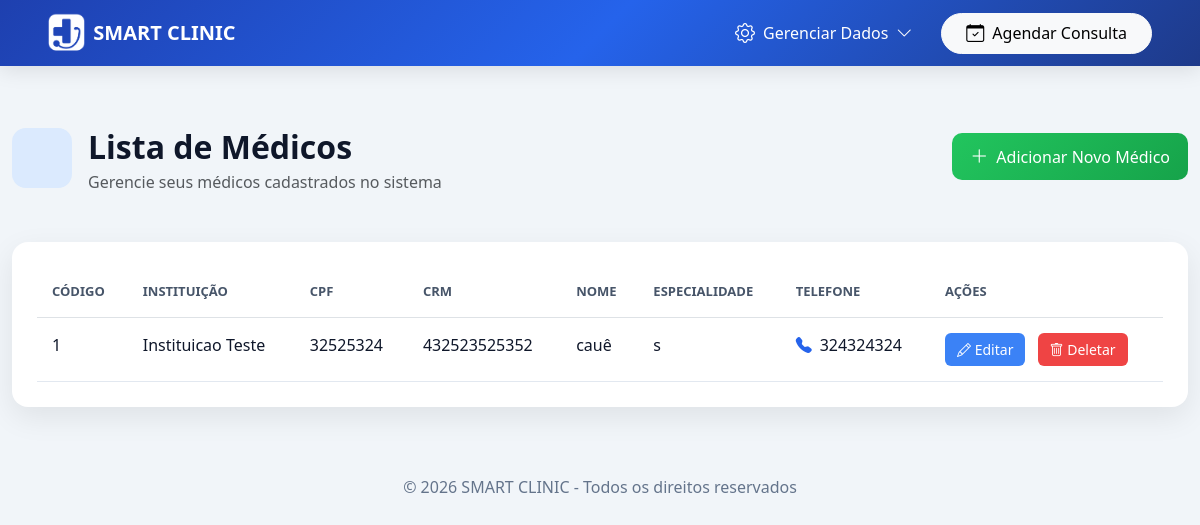
The app's page /Frontend/medico.php (signed in) with its own data.
### tables this page shows
CREATE TABLE `medico` (
  `cod` int(11) NOT NULL,
  `fk_instituicao_cod` int(11) DEFAULT NULL,
  `cpf` varchar(11) NOT NULL,
  `crm` varchar(20) NOT NULL,
  `rqe` varchar(20) DEFAULT NULL,
  `foto` varchar(200) DEFAULT NULL,
  `nome` varchar(100) NOT NULL,
  `email` varchar(100) NOT NULL,
  `senha` varchar(100) NOT NULL,
  `especialidade` varchar(50) DEFAULT NULL,
  `telefone` varchar(20) NOT NULL,
  `endereco` varchar(200) NOT NULL
);

CREATE TABLE `instituicao` (
  `cod` int(11) NOT NULL,
  `cnpj` varchar(20) DEFAULT NULL,
  `logo` varchar(200) NOT NULL,
  `email` varchar(100) NOT NULL,
  `senha` varchar(100) NOT NULL,
  `nome` varchar(100) NOT NULL,
  `telefone` varchar(20) NOT NULL,
  `endereco` varchar(200) NOT NULL,
  `status` varchar(20) NOT NULL
);

### Backend/controller/Database.php (called while the page is built)
<?php
class Database {
    private static $instance = null;
    public static function getConnection() {
        if (self::$instance === null) {
            $host = '127.0.0.1';
            $db   = 'smartclinic';
            $user = 'root';
            $pass = '';
            $charset = 'utf8mb4';
            $dsn = "mysql:host=$host;dbname=$db;charset=$charset";
            $options = [
                PDO::ATTR_ERRMODE => PDO::ERRMODE_EXCEPTION,
                PDO::ATTR_DEFAULT_FETCH_MODE => PDO::FETCH_ASSOC,
                PDO::ATTR_EMULATE_PREPARES => false,
            ];
            self::$instance = new PDO($dsn, $user, $pass, $options);
        }
        return self::$instance;
    }
}

### Backend/controller/MedicoController.php (called while the page is built, shortened)
<?php
require_once $_SERVER['DOCUMENT_ROOT'] . '/SmartClinic-A/Backend/dao/MedicoDAO.php';
class MedicoController extends BaseController {
    private $dao;
    public function __construct() {
        $this->dao = new MedicoDAO();
    }
    public function getAll() {
        return $this->dao->getAll();
    }
}

### Backend/dao/BaseDAO.php (called while the page is built, shortened)
<?php
require_once $_SERVER['DOCUMENT_ROOT'] . '/SmartClinic-A/Backend/controller/Database.php';
class BaseDAO {
    public function __construct() {
        $this->db = Database::getConnection();
    }
}

### Backend/dao/MedicoDAO.php (called while the page is built, shortened)
<?php
require_once $_SERVER['DOCUMENT_ROOT'] . '/SmartClinic-A/Backend/dao/BaseDAO.php';
class MedicoDAO extends BaseDAO {
    public function getAll() {
        $stmt = $this->db->query('SELECT m.*, i.nome as instituicao_nome FROM medico m LEFT JOIN instituicao i ON m.fk_instituicao_cod = i.cod');
        return $stmt->fetchAll();
    }
}

### Frontend/medico.php (the view, shortened to what this page needs)
<?php
require_once __DIR__ . '/navbar.php';
?>
<!DOCTYPE html>
<html lang="pt-BR">
<head>
    <link href="https://cdn.jsdelivr.net/npm/bootstrap@5.3.2/dist/css/bootstrap.min.css" rel="stylesheet">
    <link href="https://cdn.jsdelivr.net/npm/bootstrap-icons@1.11.1/font/bootstrap-icons.css" rel="stylesheet">
</head>
<body>
<section class="py-5">
<div class="container-lg" style="max-width: 1200px;">
<?php
require_once $_SERVER['DOCUMENT_ROOT'] . '/SmartClinic-A/Backend/controller/MedicoController.php';
$controller = new MedicoController();
$action = isset($_GET['action']) ? $_GET['action'] : 'list';
if ($action == 'list') {
?>
<div class="d-flex justify-content-between align-items-start mb-5">
    <div class="d-flex align-items-start gap-3">
        <div style="background: #dbeafe; width: 60px; height: 60px; border-radius: 14px; display: flex; align-items: center; justify-content: center;">
        </div>
        <div>
            <h2 class="title mb-1">Lista de Médicos</h2>
            <p class="text-muted mb-0">Gerencie seus médicos cadastrados no sistema</p>
        </div>
    </div>
    <a href="medico.php?action=create" class="btn btn-verde d-flex align-items-center gap-2" style="margin-top: 5px;">
        <i class="bi bi-plus-lg" style="font-size: 18px;"></i> Adicionar Novo Médico
    </a>
</div>
<div class="card-modern">
<div class="table-responsive">
<table class="table table-modern mb-0">
<thead style="background: #f1f5f9;">
<tr>
    <th style="padding: 15px; font-weight: 600; color: #475569; font-size: 13px; text-transform: uppercase;">CÓDIGO</th>
    <th style="padding: 15px; font-weight: 600; color: #475569; font-size: 13px; text-transform: uppercase;">INSTITUIÇÃO</th>
    <th style="padding: 15px; font-weight: 600; color: #475569; font-size: 13px; text-transform: uppercase;">CPF</th>
    <th style="padding: 15px; font-weight: 600; color: #475569; font-size: 13px; text-transform: uppercase;">CRM</th>
    <th style="padding: 15px; font-weight: 600; color: #475569; font-size: 13px; text-transform: uppercase;">NOME</th>
    <th style="padding: 15px; font-weight: 600; color: #475569; font-size: 13px; text-transform: uppercase;">ESPECIALIDADE</th>
    <th style="padding: 15px; font-weight: 600; color: #475569; font-size: 13px; text-transform: uppercase;">TELEFONE</th>
    <th style="padding: 15px; font-weight: 600; color: #475569; font-size: 13px; text-transform: uppercase;">AÇÕES</th>
</tr>
</thead>
<tbody>
<?php
$medicos = $controller->getAll();
foreach ($medicos as $med) {
    echo "<tr style='border-bottom: 1px solid #e2e8f0;'>";
    echo "<td style='padding: 15px; color: #0f172a; font-weight: 500;'>{$med['cod']}</td>";
    echo "<td style='padding: 15px; color: #0f172a;'>{$med['instituicao_nome']}</td>";
    echo "<td style='padding: 15px; color: #0f172a;'>{$med['cpf']}</td>";
    echo "<td style='padding: 15px; color: #0f172a;'>{$med['crm']}</td>";
    echo "<td style='padding: 15px; color: #0f172a; font-weight: 500;'>{$med['nome']}</td>";
    echo "<td style='padding: 15px; color: #0f172a;'>{$med['especialidade']}</td>";
    echo "<td style='padding: 15px; color: #0f172a;'><i class='bi bi-telephone-fill' style='color: var(--azul); margin-right: 8px;'></i>{$med['telefone']}</td>";
    echo "<td style='padding: 15px;'>
        <a href='?action=edit&id={$med['cod']}' class='btn btn-sm me-2' style='background: #3b82f6; color: white; border: none; border-radius: 6px; padding: 6px 12px;'>
            <i class='bi bi-pencil' style='font-size: 14px;'></i> Editar
        </a>
        <form method='POST' style='display:inline;'>
            <input type='hidden' name='delete_id' value='{$med['cod']}'>
            <button class='btn btn-sm' style='background: #ef4444; color: white; border: none; border-radius: 6px; padding: 6px 12px;'>
                <i class='bi bi-trash' style='font-size: 14px;'></i> Deletar
            </button>
        </form>
    </td>";
    echo "</tr>";
}
?>
</tbody>
</table>
</div>
</div>
<?php } ?>
</div>
</section>
<footer style="background: transparent; color: #64748b; padding: 20px 0;">
    <div class="container-lg text-center">
        <p class="mb-0">© 2026 SMART CLINIC - Todos os direitos reservados</p>
    </div>
</footer>
</body>
</html>

### Frontend/medico.php (style rules this page uses)
:root { --azul: #2563eb; --azul-escuro: #1e40af; --verde: #22c55e; --fundo: #f1f5f9; }
body { background: var(--fundo); padding-top: 80px; font-family: 'Segoe UI', sans-serif; }
.card-modern { background: white; border-radius: 16px; padding: 25px; box-shadow: 0 10px 30px rgba(0,0,0,0.08); }
.title { font-weight: 600; color: #0f172a; }
.btn-verde { background: linear-gradient(135deg, #22c55e, #16a34a); border: none; color: white; border-radius: 10px; padding: 10px 18px; transition: 0.2s; }
.table-modern thead { background: #f1f5f9; }
.table-modern th { color: #475569; }
footer { background: transparent; color: #64748b; }

### records on screen
medico: cod "1", fk_instituicao_cod.nome "Instituicao Teste", cpf "32525324", crm "432523525352", nome "cauê", especialidade "s", telefone "324324324"

### other values on screen
$serviceButton['label'] "Agendar Consulta"
